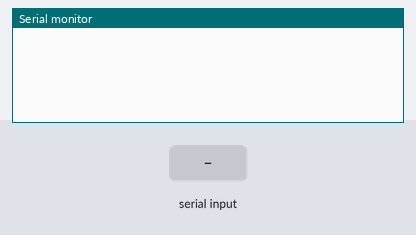
The sketch below on a simulated Arduino Uno, built with avr-gcc and run on an emulated ATmega328P. Parts: the last lines printed to the serial monitor. Inputs (shaded band) come from the test bench.

Above: at 1.2 s.
1.3 s: "F" received over Serial
At 2.0 s:
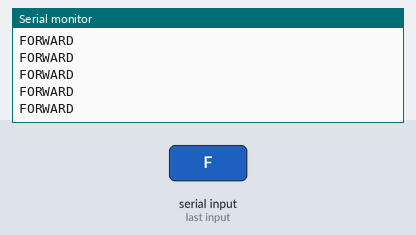
3.2 s: "B" received over Serial
At 3.7 s:
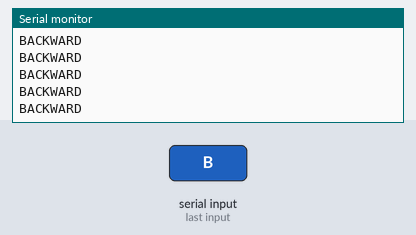
5.1 s: "L" received over Serial
At 5.7 s:
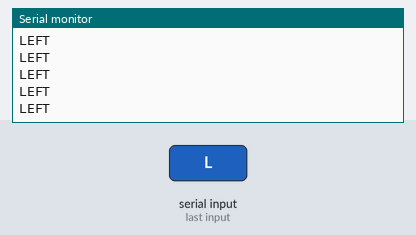
7.0 s: "R" received over Serial
At 7.9 s:
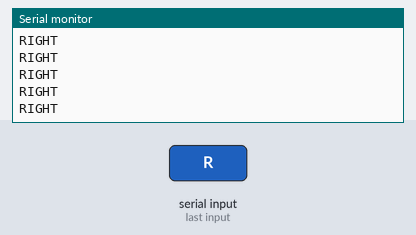
8.9 s: "SE" received over Serial
At 9.5 s:
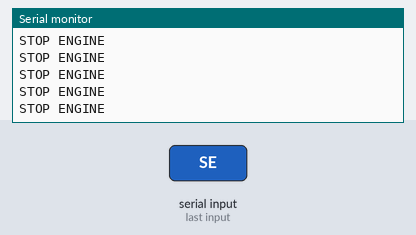
10.8 s: "ST" received over Serial
At 11.3 s:
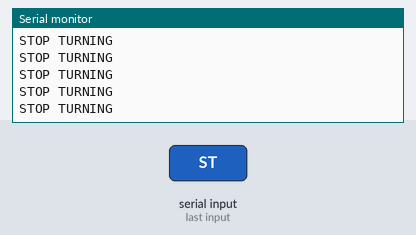

Measured:
- after the input at 1.3 s, the serial monitor: prints a new line at once (image 1)
- after the input at 3.2 s, the serial monitor: prints a new line at once (image 2)
- after the input at 5.1 s, the serial monitor: prints a new line after 0.05 s (image 3)
- after the input at 7.0 s, the serial monitor: prints a new line at once (image 4)
- after the input at 8.9 s, the serial monitor: prints a new line at once (image 5)
- after the input at 10.8 s, the serial monitor: prints a new line after 0.07 s (image 6)

The sketch:

debug.ino
```cpp
char command;
String string;

void setup() {
  Serial.begin(9600);
}

void loop() {
  if (Serial.available() > 0){
    string = "";
    }

    while(Serial.available() > 0) {
      command = ((byte)Serial.read());
      if(command == ':') {
        break;
      } else {
        string += command;
      }

      delay(1);
    }

    if(string == "F") {
      Serial.println("FORWARD");
      delay(10);
    }

    if(string == "B") {
      Serial.println("BACKWARD");
      delay(10);
    }

    if(string == "L") {
      Serial.println("LEFT");
      delay(10);
    }

    if(string == "R") {
      Serial.println("RIGHT");
      delay(10);
    }
    if(string == "SE") {
      Serial.println("STOP ENGINE");
      delay(10);
    }
    if(string == "ST") {
      Serial.println("STOP TURNING");
      delay(10);
    }
 }
```
